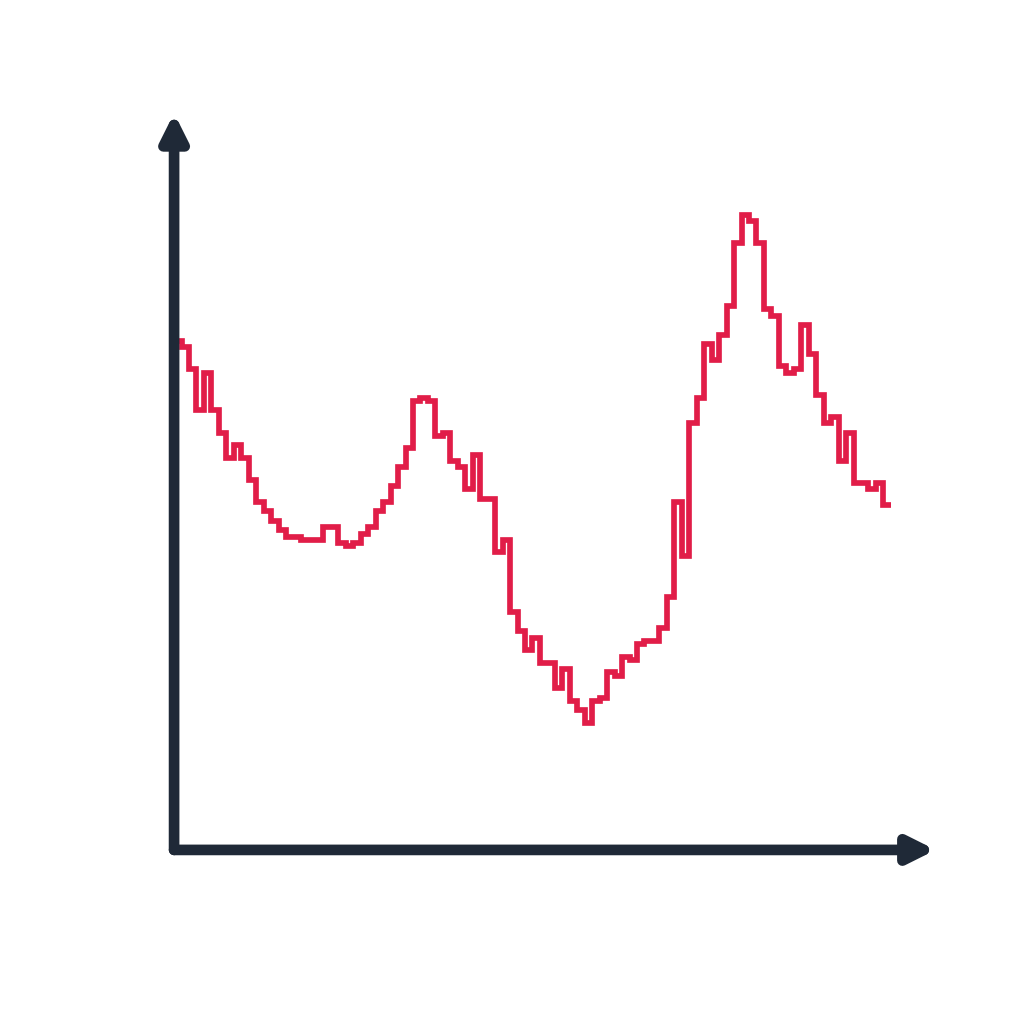

Recreate this plot in Python.
# Renders the app icons: a 96-step day-ahead "duck curve" on two axes.
# Usage (needs matplotlib): python icon.py   → writes icon.png, splash-icon.png, favicon.png next to this file
from pathlib import Path

import matplotlib
matplotlib.use('Agg')
import matplotlib.pyplot as plt
from PIL import Image

TRACE, AXIS = '#E11D48', '#1F2937'  # rose-600, slate-800
here = Path(__file__).parent

# Real Belgian day-ahead prices (ENTSO-E) for 17 Oct 2026, €/MWh per quarter-hour: a duck curve.
price = [211, 209, 202, 189, 201, 189, 182, 174, 178, 174, 167, 160, 157, 154, 151, 149, 149, 148, 148, 148, 152, 152, 147, 146,
         147, 150, 152, 157, 160, 165, 171, 177, 192, 193, 192, 181, 182, 173, 171, 164, 175, 161, 161, 144, 148, 125, 119, 113,
         117, 109, 109, 101, 107, 97, 94, 90, 97, 98, 106, 105, 111, 110, 115, 116, 116, 120, 130, 160, 143, 185, 193, 210,
         205, 213, 222, 242, 251, 249, 242, 221, 219, 203, 201, 202, 216, 207, 194, 185, 187, 173, 182, 166, 166, 164, 166, 159]
assert len(price) == 96

fig = plt.figure(figsize=(4, 4), dpi=256, facecolor='white')  # 1024 px
ax = fig.add_axes((0.17, 0.17, 0.70, 0.66))
ax.axis('off')
# One step per quarter-hour; repeat the last value so the 96th step gets its width.
ax.step(range(97), price + price[-1:], where='post', color=TRACE, lw=1.6, solid_joinstyle='miter', solid_capstyle='butt')
ax.set_xlim(0, 96)  # first quarter-hour starts on the y axis
lo, hi = min(price), max(price)
ax.set_ylim(lo - 0.25 * (hi - lo), hi + 0.08 * (hi - lo))

# Axes as arrows from the corner, so it reads as a graph even at home-screen size.
ox, oy = ax.get_xlim()[0], ax.get_ylim()[0]
arrow = dict(arrowstyle='-|>,head_length=0.6,head_width=0.3', color=AXIS, lw=3, capstyle='round', shrinkA=0, shrinkB=0)
ax.annotate('', xy=(ox, ax.get_ylim()[1] + 0.12 * (hi - lo)), xytext=(ox, oy), annotation_clip=False, arrowprops=arrow)
ax.annotate('', xy=(ax.get_xlim()[1] + 6, oy), xytext=(ox, oy), annotation_clip=False, arrowprops=arrow)

fig.savefig(here / 'icon.png', facecolor='white')
icon = Image.open(here / 'icon.png').convert('RGB')  # Apple rejects alpha
icon.save(here / 'icon.png')
icon.save(here / 'splash-icon.png')
icon.resize((48, 48), Image.LANCZOS).save(here / 'favicon.png')
